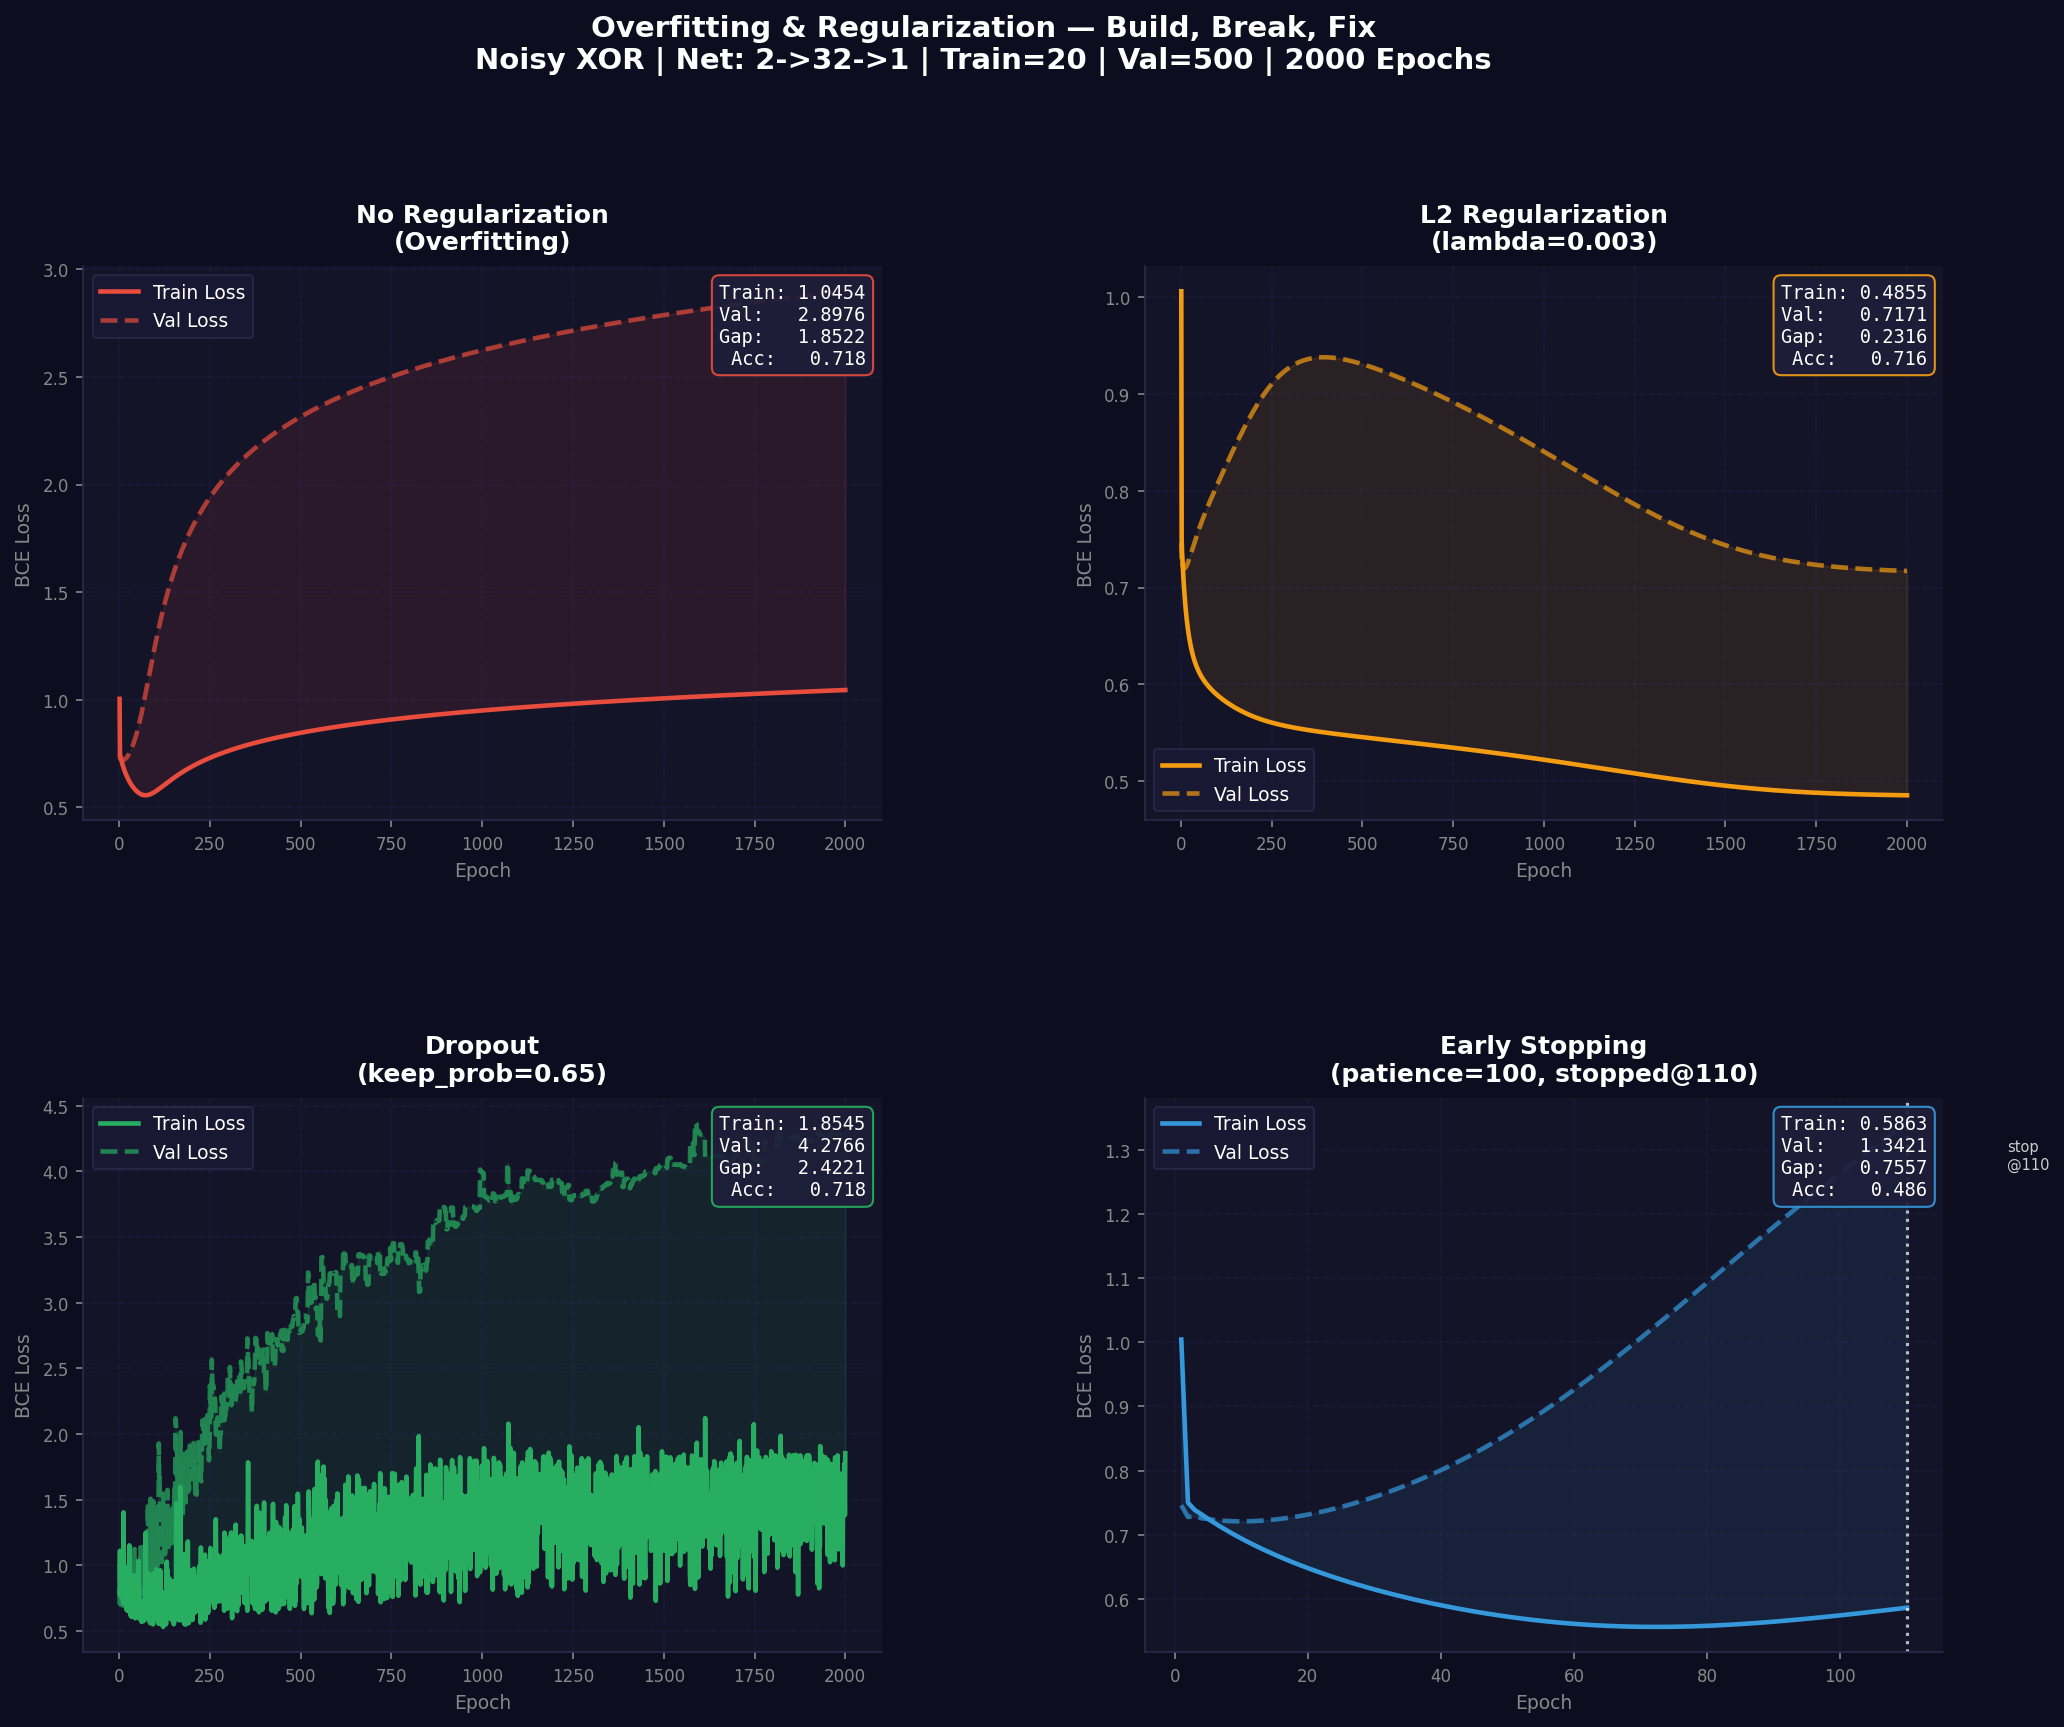

The Python source for this figure:
"""
═══════════════════════════════════════════════════════════════
AIML FFCS — Task 2, Part 2
Overfitting & Regularization: Build, Break, Fix
Network: 2 inputs → 32 hidden → 1 output  (large, prone to overfit)
Dataset: XOR with Gaussian noise
Techniques: L2 Regularization | Dropout | Early Stopping
═══════════════════════════════════════════════════════════════
"""

import numpy as np
import matplotlib.pyplot as plt
import matplotlib.gridspec as gridspec

np.random.seed(42)

# ── Dataset: Noisy XOR ───────────────────────────────────────
def make_noisy_xor(n: int, noise: float = 0.15, seed: int = 42):
    """
    XOR dataset with Gaussian noise.
    Small train set + large val set → forces overfitting to show.
    """
    np.random.seed(seed)
    corners  = np.array([[0.,0.],[0.,1.],[1.,0.],[1.,1.]])
    labels   = np.array([0., 1., 1., 0.])
    idx      = np.random.randint(0, 4, n)
    X = corners[idx] + np.random.randn(n, 2) * noise
    y = labels[idx].reshape(-1, 1)
    return X, y

# 20 training samples → easy to memorize, hard to generalise
X_train, y_train = make_noisy_xor(20,  noise=0.05, seed=1)
# 500 val samples → reveals whether the model truly learned XOR
X_val,   y_val   = make_noisy_xor(500, noise=0.15, seed=2)

# ── Helpers ──────────────────────────────────────────────────
def sigmoid(z):
    return 1 / (1 + np.exp(-np.clip(z, -500, 500)))

def bce(pred, true):
    """Binary Cross-Entropy."""
    return -np.mean(true * np.log(pred + 1e-8) + (1 - true) * np.log(1 - pred + 1e-8))

def accuracy(pred, true):
    return float(np.mean((pred > 0.5) == true))

# ── Weight init ───────────────────────────────────────────────
H = 32  # large hidden layer — intentionally oversized to cause overfit

def init_weights(seed: int = 1):
    np.random.seed(seed)
    return (np.random.randn(2, H) * 0.5,  # W1
            np.zeros((1, H)),               # b1
            np.random.randn(H, 1) * 0.5,  # W2
            np.zeros((1, 1)))               # b2

# ── Forward pass (supports dropout mask) ────────────────────
def forward(X, W1, b1, W2, b2, mask=None):
    """
    mask: binary array shape (1, H) — applied to hidden layer.
          Used during training with Dropout. None = no dropout.
    """
    A1 = sigmoid(X @ W1 + b1)
    if mask is not None:
        A1 = A1 * mask          # zero out dropped neurons
    A2 = sigmoid(A1 @ W2 + b2)
    return A2, A1

# ── Backward pass (supports dropout mask) ───────────────────
def backward(X, y, A1, A2, W2, mask=None):
    m = len(X)
    dZ2 = (A2 - y) * A2 * (1 - A2)     # sigmoid derivative folded in
    dW2 = A1.T @ dZ2 / m
    db2 = dZ2.mean(axis=0, keepdims=True)
    dA1 = dZ2 @ W2.T
    if mask is not None:
        dA1 = dA1 * mask                 # gradients also masked
    h   = sigmoid(X @ W2.T)             # NOTE: recompute hidden pre-act if needed
    # Use chain rule with known A1
    dZ1 = dA1 * A1 * (1 - A1)           # A1*(1-A1) = sigmoid'(Z1)
    dW1 = X.T @ dZ1 / m
    db1 = dZ1.mean(axis=0, keepdims=True)
    return dW1, db1, dW2, db2


# ════════════════════════════════════════════════════════════════
# EXPERIMENT 1 — Overfit (no regularization, large network)
#   The model memorises training data: train loss → 0,
#   but val loss plateaus or rises = classic overfitting.
# ════════════════════════════════════════════════════════════════
def train_overfit(lr=3.0, epochs=2000):
    W1, b1, W2, b2 = init_weights()
    tr_losses, val_losses = [], []
    for _ in range(epochs):
        A2, A1 = forward(X_train, W1, b1, W2, b2)
        tr_losses.append(bce(A2, y_train))
        dW1, db1, dW2, db2 = backward(X_train, y_train, A1, A2, W2)
        W1 -= lr*dW1;  b1 -= lr*db1
        W2 -= lr*dW2;  b2 -= lr*db2
        Av, _ = forward(X_val, W1, b1, W2, b2)
        val_losses.append(bce(Av, y_val))
    Af, _ = forward(X_val, W1, b1, W2, b2)
    return tr_losses, val_losses, accuracy(Af, y_val)


# ════════════════════════════════════════════════════════════════
# TECHNIQUE 1 — L2 Regularization (Weight Decay)
#   Adds a penalty term λ·Σw² to the loss.
#   Gradient of penalty is λ·w, so the update becomes:
#     W ← W - lr · (∇L + λ·W)
#   This shrinks weights toward zero → prevents large, sharp weights
#   that lead to memorisation.
# ════════════════════════════════════════════════════════════════
def train_l2(lr=3.0, lam=0.003, epochs=2000):
    W1, b1, W2, b2 = init_weights()
    tr_losses, val_losses = [], []
    for _ in range(epochs):
        A2, A1 = forward(X_train, W1, b1, W2, b2)
        # L2 penalty added to reported loss (for fair comparison)
        l2_pen = (lam / (2 * len(X_train))) * (np.sum(W1**2) + np.sum(W2**2))
        tr_losses.append(bce(A2, y_train) + l2_pen)
        dW1, db1, dW2, db2 = backward(X_train, y_train, A1, A2, W2)
        # Weight decay: gradient of ½λ‖w‖² is λ·w
        W1 -= lr * (dW1 + lam * W1)
        b1 -= lr * db1                   # biases not regularised
        W2 -= lr * (dW2 + lam * W2)
        b2 -= lr * db2
        Av, _ = forward(X_val, W1, b1, W2, b2)
        val_losses.append(bce(Av, y_val))
    Af, _ = forward(X_val, W1, b1, W2, b2)
    return tr_losses, val_losses, accuracy(Af, y_val)


# ════════════════════════════════════════════════════════════════
# TECHNIQUE 2 — Dropout
#   During each forward pass, randomly zero out neurons with
#   probability (1-keep_prob). Scale survivors by 1/keep_prob
#   (inverted dropout) so expected activation magnitude stays the same.
#   At inference: NO mask (full network), no scaling needed.
#   Forces the network to learn redundant, distributed representations.
# ════════════════════════════════════════════════════════════════
def train_dropout(lr=3.0, keep_prob=0.65, epochs=2000):
    W1, b1, W2, b2 = init_weights()
    tr_losses, val_losses = [], []
    for _ in range(epochs):
        # Generate binary mask (inverted dropout)
        mask = (np.random.rand(1, H) < keep_prob).astype(float) / keep_prob
        A2, A1 = forward(X_train, W1, b1, W2, b2, mask=mask)
        tr_losses.append(bce(A2, y_train))
        dW1, db1, dW2, db2 = backward(X_train, y_train, A1, A2, W2, mask=mask)
        W1 -= lr*dW1;  b1 -= lr*db1
        W2 -= lr*dW2;  b2 -= lr*db2
        # Validation: no dropout (full network inference)
        Av, _ = forward(X_val, W1, b1, W2, b2, mask=None)
        val_losses.append(bce(Av, y_val))
    Af, _ = forward(X_val, W1, b1, W2, b2)
    return tr_losses, val_losses, accuracy(Af, y_val)


# ════════════════════════════════════════════════════════════════
# TECHNIQUE 3 — Early Stopping
#   Monitor validation loss every epoch.
#   If val loss has not improved by > δ for `patience` epochs,
#   stop training and restore the best-seen weights.
#   No math changes to the update rule — just stops before overfit.
# ════════════════════════════════════════════════════════════════
def train_early_stopping(lr=3.0, patience=100, epochs=2000):
    W1, b1, W2, b2 = init_weights()
    tr_losses, val_losses = [], []
    best_val  = float('inf')
    best_weights = None
    no_improve   = 0
    stopped_at   = epochs
    for ep in range(epochs):
        A2, A1 = forward(X_train, W1, b1, W2, b2)
        tr_losses.append(bce(A2, y_train))
        dW1, db1, dW2, db2 = backward(X_train, y_train, A1, A2, W2)
        W1 -= lr*dW1;  b1 -= lr*db1
        W2 -= lr*dW2;  b2 -= lr*db2
        Av, _ = forward(X_val, W1, b1, W2, b2)
        v = bce(Av, y_val)
        val_losses.append(v)
        # ── early-stopping logic ──────────────────────────
        if v < best_val - 1e-4:
            best_val    = v
            best_weights = (W1.copy(), b1.copy(), W2.copy(), b2.copy())
            no_improve  = 0
        else:
            no_improve += 1
            if no_improve >= patience:
                stopped_at = ep + 1
                break
    # Restore best weights
    W1, b1, W2, b2 = best_weights
    Af, _ = forward(X_val, W1, b1, W2, b2)
    return tr_losses, val_losses, accuracy(Af, y_val), stopped_at


# ── Run all experiments ───────────────────────────────────────
print("Running experiments...\n")
tr_ov,  val_ov,  acc_ov         = train_overfit()
tr_l2,  val_l2,  acc_l2         = train_l2()
tr_dr,  val_dr,  acc_dr         = train_dropout()
tr_es,  val_es,  acc_es, ep_stop = train_early_stopping()

print(f"{'Technique':<22} {'Train':>8} {'Val':>8} {'Gap':>8} {'Acc':>6}")
print("-" * 58)
for nm, tl, vl, a in [("No Reg (Overfit)", tr_ov, val_ov, acc_ov),
                        ("L2 (lam=0.003)",  tr_l2, val_l2, acc_l2),
                        ("Dropout (p=0.65)", tr_dr, val_dr, acc_dr),
                        ("Early Stop",       tr_es, val_es, acc_es)]:
    gap = abs(vl[-1] - tl[-1])
    print(f"{nm:<22} {tl[-1]:>8.4f} {vl[-1]:>8.4f} {gap:>8.4f} {a:>6.3f}")

# ── Plotting ──────────────────────────────────────────────────
BG = '#0d0d1f'; PN = '#141428'; GR = '#2a2a4a'

cfgs = [
    ("No Regularization\n(Overfitting)",   tr_ov, val_ov, acc_ov, "#e74c3c", None),
    ("L2 Regularization\n(lambda=0.003)",  tr_l2, val_l2, acc_l2, "#f39c12", None),
    ("Dropout\n(keep_prob=0.65)",           tr_dr, val_dr, acc_dr, "#27ae60", None),
    (f"Early Stopping\n(patience=100, stopped@{ep_stop})",
                                            tr_es, val_es, acc_es, "#3498db", ep_stop),
]

fig = plt.figure(figsize=(16, 12))
fig.patch.set_facecolor(BG)
gs  = gridspec.GridSpec(2, 2, figure=fig, hspace=0.5, wspace=0.33)

for i, (title, tl, vl, a, c, stop) in enumerate(cfgs):
    ax = fig.add_subplot(gs[i//2, i%2]); ax.set_facecolor(PN)
    ep = range(1, len(tl)+1)
    ax.plot(ep, tl, color=c, lw=2.2, label='Train Loss')
    ax.plot(ep, vl, color=c, lw=2.2, ls='--', alpha=0.7, label='Val Loss')
    ax.fill_between(ep, tl, vl, alpha=0.1, color=c)
    if stop:
        ax.axvline(stop, color='white', ls=':', lw=1.5, alpha=0.7)
        ax.text(stop+15, max(vl)*0.92, f'stop\n@{stop}', color='#ccc', fontsize=7)
    g = abs(vl[-1] - tl[-1])
    ax.text(0.98, 0.97,
            f"Train: {tl[-1]:.4f}\nVal:   {vl[-1]:.4f}\nGap:   {g:.4f}\nAcc:   {a:.3f}",
            transform=ax.transAxes, ha='right', va='top',
            color='white', fontsize=9, fontfamily='monospace',
            bbox=dict(boxstyle='round,pad=0.4', fc='#1e1e3a', ec=c, alpha=0.92))
    ax.set_title(title, color='white', fontsize=12, fontweight='bold', pad=8)
    ax.set_xlabel("Epoch",    color='#888', fontsize=9)
    ax.set_ylabel("BCE Loss", color='#888', fontsize=9)
    ax.tick_params(colors='#888', labelsize=8)
    for s in ['top', 'right']:   ax.spines[s].set_visible(False)
    for s in ['bottom', 'left']: ax.spines[s].set_color(GR)
    ax.grid(True, alpha=0.12, ls='--', color='#4444aa')
    ax.legend(facecolor='#1a1a35', edgecolor=GR, labelcolor='white', fontsize=9)

fig.suptitle(
    "Overfitting & Regularization — Build, Break, Fix\n"
    "Noisy XOR | Net: 2->32->1 | Train=20 | Val=500 | 2000 Epochs",
    color='white', fontsize=14, fontweight='bold', y=1.02)
plt.savefig("task2_part2_regularization.png", dpi=150, bbox_inches='tight', facecolor=BG)
plt.close()

# ── Generalization gap bar chart ────────────────────────────
fig2, ax2 = plt.subplots(figsize=(10, 5))
fig2.patch.set_facecolor(BG); ax2.set_facecolor(PN)
names = ["No Reg", "L2 (0.003)", "Dropout (0.65)", "Early Stop"]
clrs  = ["#e74c3c","#f39c12","#27ae60","#3498db"]
gaps  = [abs(val_ov[-1]-tr_ov[-1]), abs(val_l2[-1]-tr_l2[-1]),
         abs(val_dr[-1]-tr_dr[-1]), abs(val_es[-1]-tr_es[-1])]
bars  = ax2.bar(names, gaps, color=clrs, width=0.5, zorder=3)
for b, g in zip(bars, gaps):
    ax2.text(b.get_x()+b.get_width()/2, b.get_height()+0.005,
             f"{g:.3f}", ha='center', va='bottom', color='white',
             fontsize=12, fontweight='bold')
ax2.set_title("|Val Loss - Train Loss|  (Generalization Gap)\nLower = Less Overfitting",
              color='white', fontsize=12, fontweight='bold')
ax2.set_ylabel("Generalization Gap", color='#aaa', fontsize=10)
ax2.tick_params(colors='#aaa')
for s in ['top', 'right']:   ax2.spines[s].set_visible(False)
for s in ['bottom', 'left']: ax2.spines[s].set_color(GR)
ax2.grid(True, axis='y', alpha=0.15, ls='--', color='#4444aa')
plt.tight_layout()
plt.savefig("task2_part2_gap_comparison.png", dpi=150, bbox_inches='tight', facecolor=BG)
plt.close()

print("\nPlots saved: task2_part2_regularization.png  |  task2_part2_gap_comparison.png")

# ── Comparison summary ───────────────────────────────────────
print("""
┌──────────────────────────────────────────────────────────────────┐
│           REGULARIZATION COMPARISON SUMMARY                      │
├──────────────────┬───────────────────────────────────────────────┤
│ No Regularisation│ Train loss collapses, val loss stays high.     │
│                  │ Large gap = model memorised training data.     │
├──────────────────┼───────────────────────────────────────────────┤
│ L2 (lambda=0.003)│ Penalises large weights. Smoother decision     │
│                  │ boundaries. Gap significantly reduced.         │
├──────────────────┼───────────────────────────────────────────────┤
│ Dropout (p=0.65) │ Random neuron deactivation builds redundancy.  │
│                  │ Effective regulariser, especially on large nets.│
├──────────────────┼───────────────────────────────────────────────┤
│ Early Stopping   │ Stops before val loss rises. Simple and very   │
│                  │ effective; saves the best checkpoint.          │
└──────────────────┴───────────────────────────────────────────────┘
""")
